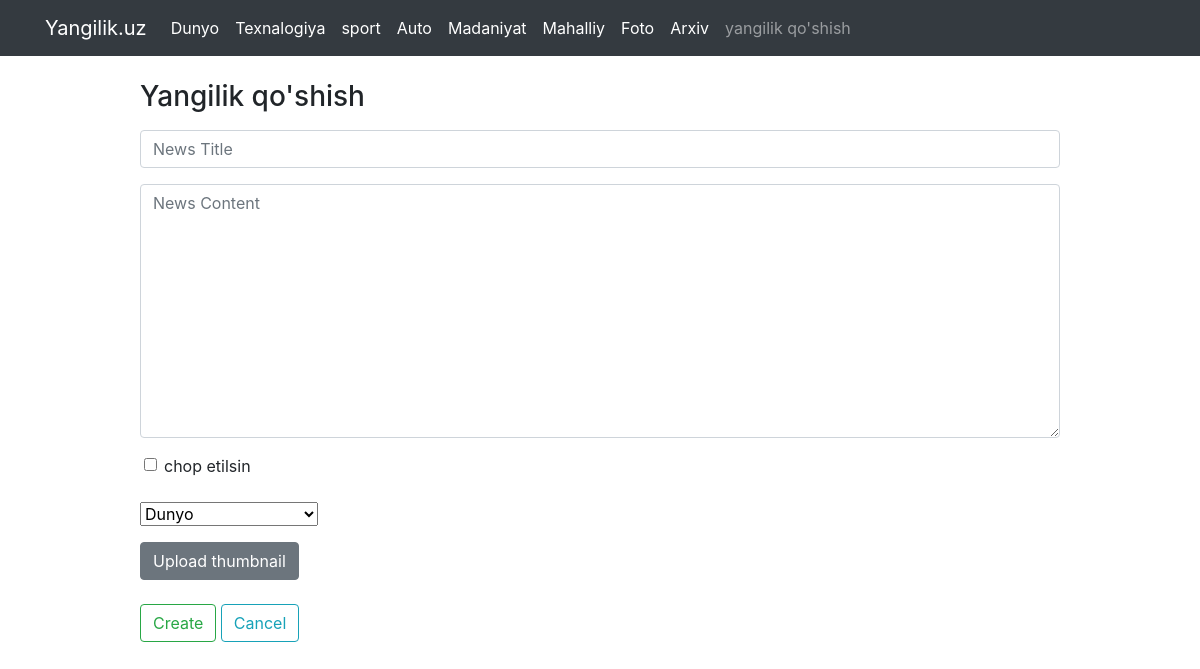
The app's page /admin/news/create/ with its own data.
### models.py (models this page shows)
class Category(db.Model):
    id=db.Column('ID', db.Integer,primary_key=True)
    name=db.Column('Kategoriyalar nomi', db.String(255))

### admin_news_view.py (the view, shortened to what this page needs)
@app.route("/admin/news/create/",methods=['GET','POST'])
def add_news_view():
    return render_template("admin/add_news.html")

### Context.py (called while the page is built)
@app.context_processor
def category_context_manager():
    cats=Category.query.all()
    return {"kategoriyalar": cats}

### templates/admin/add_news.html (shortened to what this page needs)
{% extends "admin/base.html" %}
{% block main %}
<div class="container">
    <div class="row mt-4">
        <div class="col-10 offset-1">
            <h3>Yangilik qo'shish</h3>
            <form action=""  method="POST" enctype="multipart/form-data">
            <div class="input-group mb-3 mt-3">
                <input type="text"
                 class="form-control"
                 placeholder="News Title"
                 aria-label="News Title"
                 aria-describedby="basic-addon1"
                 name="news_title"
                 autocomplete="off"/>
            </div>
            <div class="input-group mb-3">
                <div class="form-floating">
                    <textarea
                    class="form-control"
                    placeholder="News Content"
                    name="news_content"
                    rows="10"
                    cols="130"
                    ></textarea>
        </div>
    </div>
    <div class="input-group mb-3 ml-4">
          <input
           class="form-check-input "
           type="checkbox"
           id="publish_status"
           name="publish_status"
           value="True" >
           <label for="publish_status">chop etilsin</label>
        </div>
        <div class="input-group mb-3 ">
        <select class="form-select" name="category_id" required>
            {% for kat in kategoriyalar %}
              <option value="{{kat.id}}">{{kat.name}}</option>
            {% endfor %}
          </select>
        </div>
        <div  class="input-group mb-3">
            <label class="btn btn-secondary">
              Upload thumbnail <input type="file" name="news_photo" hidden />
            </label>
        </div>
        <input type="submit" class="btn btn-outline-success" value="Create">
        <input type="reset" class="btn btn-outline-info" value="Cancel">
    </form>
      </div>
</div>
{% endblock %}

### templates/admin/base.html (shortened to what this page needs)
<!DOCTYPE html>
<html lang="en">
<head>
    <link rel="stylesheet" href="https://maxcdn.bootstrapcdn.com/bootstrap/4.0.0/css/bootstrap.min.css"
>
</head>
<body>
    <nav class="navbar navbar-expand-lg navbar-dark bg-dark">
        <div class="container">
            <a class="navbar-brand" href="{{ url_for('all_news_view') }}">Yangilik.uz</a>
            <div class="collapse navbar-collapse" id="navbarSupportedContent">
                <ul class="navbar-nav mr-auto">
                    {% for kat in kategoriyalar %}
                    <li class="nav-item active">
                        <a class="nav-link" href="{{ url_for('all_news_view',category=kat.id) }}"> {{kat.name}}</a>
                    </li>
                    {% endfor %}
                    <li class="nav-item">
                        <a class="nav-link" href="{{url_for('add_news_view')}}">yangilik qo'shish</a>
                    </li>
                </ul>
            </div>
        </div>
    </nav>
    {% block main %}
    {% endblock main%}
</body>
</html>

### records on screen
Category: name "Dunyo"
Category: name "Texnalogiya"
Category: name "sport"
Category: name "Auto"
Category: name "Madaniyat"
Category: name "Mahalliy"
Category: name "Foto"
Category: name "Arxiv"

### other values on screen
form field category_id "Dunyo"
